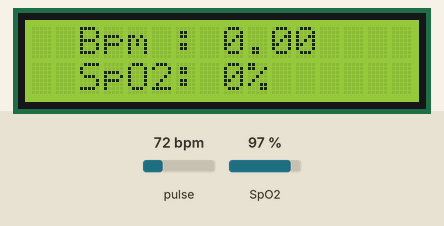
Recording of a sketch running on a simulated Arduino Uno, built with avr-gcc and run on an emulated ATmega328P. Shown: 16×2 character LCD. Inputs (shaded band) come from the test bench; at power-on: pulse 72 bpm, SpO2 97 %.

Above: at 2.2 s.
2.3 s: pulse set to 42 bpm
At 4.6 s:
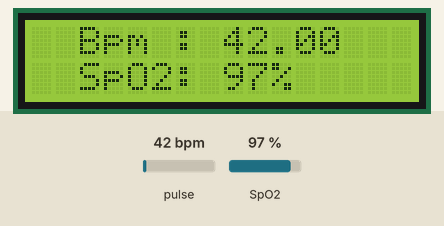
5.3 s: SpO2 set to 80 %
At 7.1 s:
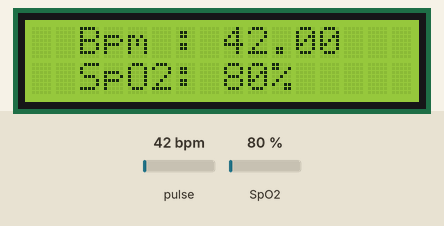
8.3 s: pulse set to 70 bpm
At 10.2 s:
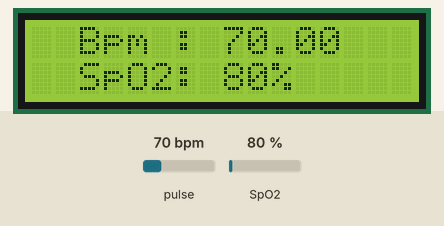
10.8 s: SpO2 set to 85 %
At 12.8 s:
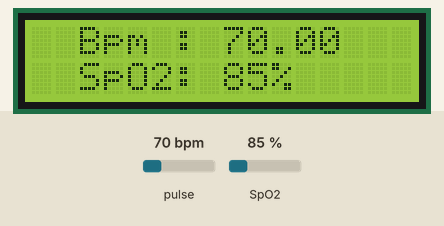
Timing chart, 0 to 13.9 s (numbered marks = the images above; inputs shaded):
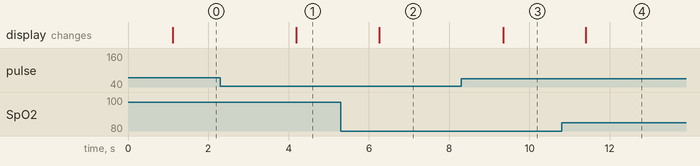

Measured:
- after the input at 2.3 s, the display: changes after 1.9 s (image 1)
- after the input at 5.3 s, the display: changes after 0.96 s (image 2)
- after the input at 8.3 s, the display: changes after 1.0 s (image 3)
- after the input at 10.8 s, the display: changes after 0.60 s (image 4)

The sketch:

Arduino_Oximeter.ino
```cpp
#include <Wire.h>
#include "MAX30100_PulseOximeter.h"
#include <LiquidCrystal_I2C.h>

#define REPORTING_PERIOD_MS 1000  // 數據顯示間隔 (毫秒)
PulseOximeter pox;
uint32_t tsLastReport = 0;
LiquidCrystal_I2C lcd(0x27, 16, 2);  // LCD I2C 位址和長寬
void setup() {
  // initial LCD
  lcd.init();
  lcd.backlight();
  lcd.clear();
  lcd.print("Arduino Oximeter");
  delay(1000);
  // initial MAX30100
  if (!pox.begin()) {
    lcd.setCursor(0, 1);
    lcd.print("Failed to init!");
    while (true) {}
  }
}
void loop() {
  pox.update();  // update MAX30100 讀數
  // 每隔指定的時間讀一次讀數, 並顯示在 LCD 上
  if (millis() - tsLastReport > REPORTING_PERIOD_MS) {
    float bpm = pox.getHeartRate();
    uint8_t spo2 = pox.getSpO2();
    lcd.clear();
    lcd.home();
    lcd.print("  Bpm : " + String(bpm));  // 顯示脈搏 bpm
    lcd.setCursor(0, 1);
    lcd.print("  SpO2: " + String(spo2) + "%");  // 顯示血氧濃度
    tsLastReport = millis();
  }
}
```
